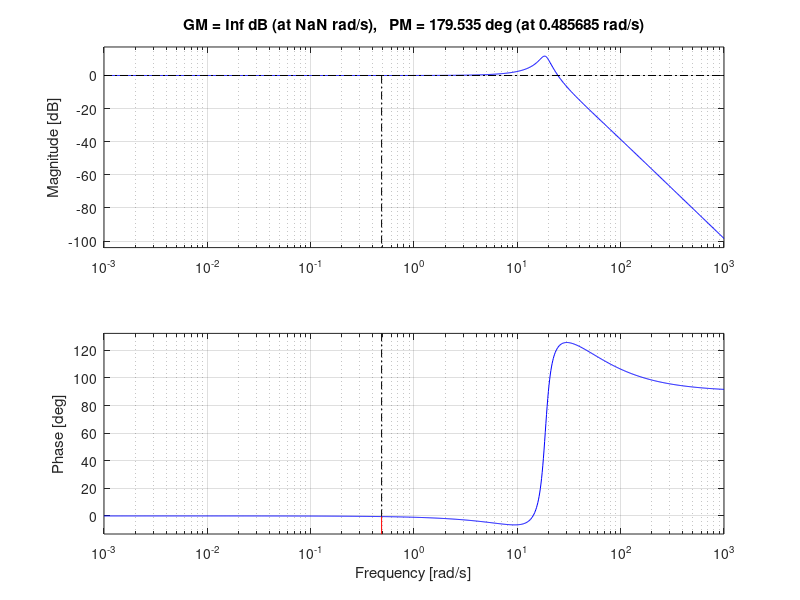
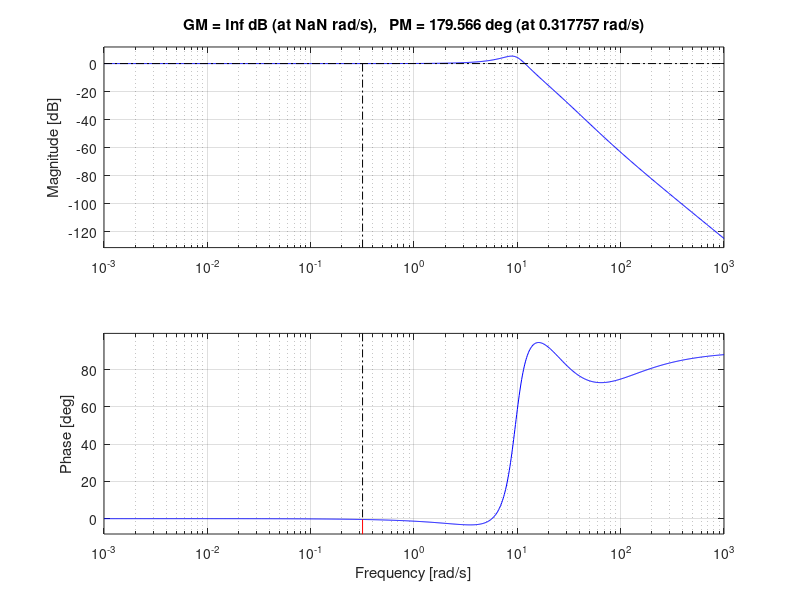

The MATLAB source for these figures, in order: (Note: this script raises an error after producing the figures.)
s=tf('s');
Gscl= (40*(299*s-10))/(s^4+30*s^3+200*s^2+11960*s-400); %% closed-loop TF
Gs = (300/(s+10)-1/s)*(40/(s*(s+20))); %% open-loop TF

figure(1)
margin(Gscl)

[Gm,Pm,Wcg,Wcp] = margin(Gscl);
phi = 55-Pm+5;
alpha = ((1+sind(phi))/(1-sind(phi)));
M = 20*log10(1/sqrt(alpha));


[mag,phase,wout] = bode(Gscl);
mag = squeeze(mag);
phase = squeeze(phase);
wm = interp1(20*log10(mag), wout, M);  

T_lead = 1/(wm*sqrt(alpha))
Gcs = (T_lead*alpha*s+1)/(T_lead*s+1)


Gs_new = feedback(Gs*0.7*Gcs,1); %% Compensated closed-loop TF

figure(2)
margin(Gs_new)

[Gm,Pm,Wcg,Wcp] = margin(Gs_new);
phi = 50-Pm+5;
alpha = ((1+sind(phi))/(1-sind(phi)));
M = 20*log10(1/sqrt(alpha));


[mag,phase,wout] = bode(Gs_new);
mag = squeeze(mag);
phase = squeeze(phase);
wm = interp1(20*log10(mag), wout, M);  

T_lead = 1/(wm*sqrt(alpha));
Gcs_new = (T_lead*alpha*s+1)/(T_lead*s+1);
GG= feedback(Gs*Gcs*0.83*Gcs_new, 1); %% Two-stage compensator TF

figure(3)
margin(GG)

figure(4)
step(GG)

stepinfo(GG)

bw = bandwidth(GG)% bandwidth